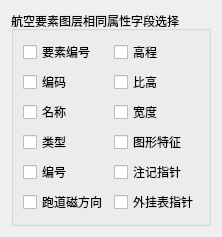
           <widget class="QWidget" name="tab_Layer_P">
            <attribute name="title">
             <string>航空要素</string>
            </attribute>
            <layout class="QGridLayout" name="gridLayout_37">
             <item row="0" column="0">
              <widget class="QGroupBox" name="groupBox_P">
               <property name="title">
                <string>航空要素图层相同属性字段选择</string>
               </property>
               <layout class="QGridLayout" name="gridLayout_22">
                <item row="1" column="0">
                 <widget class="QCheckBox" name="checkBox_BianMa_P">
                  <property name="text">
                   <string>编码</string>
                  </property>
                 </widget>
                </item>
                <item row="2" column="0">
                 <widget class="QCheckBox" name="checkBox_MingCheng_P">
                  <property name="text">
                   <string>名称</string>
                  </property>
                 </widget>
                </item>
                <item row="0" column="1">
                 <widget class="QCheckBox" name="checkBox_GaoCheng_P">
                  <property name="text">
                   <string>高程</string>
                  </property>
                 </widget>
                </item>
                <item row="4" column="0">
                 <widget class="QCheckBox" name="checkBox_BianHao_P">
                  <property name="text">
                   <string>编号</string>
                  </property>
                 </widget>
                </item>
                <item row="5" column="1">
                 <widget class="QCheckBox" name="checkBox_WaiGuaBiaoZhiZhen_P">
                  <property name="text">
                   <string>外挂表指针</string>
                  </property>
                 </widget>
                </item>
                <item row="5" column="0">
                 <widget class="QCheckBox" name="checkBox_PaoDaoCiFangXiang_P">
                  <property name="text">
                   <string>跑道磁方向</string>
                  </property>
                 </widget>
                </item>
                <item row="4" column="1">
                 <widget class="QCheckBox" name="checkBox_ZhuJiZhiZhen_P">
                  <property name="text">
                   <string>注记指针</string>
                  </property>
                 </widget>
                </item>
                <item row="2" column="1">
                 <widget class="QCheckBox" name="checkBox_KuanDu_P">
                  <property name="text">
                   <string>宽度</string>
                  </property>
                 </widget>
                </item>
                <item row="3" column="0">
                 <widget class="QCheckBox" name="checkBox_LeiXing_P">
                  <property name="text">
                   <string>类型</string>
                  </property>
                 </widget>
                </item>
                <item row="1" column="1">
                 <widget class="QCheckBox" name="checkBox_BiGao_P">
                  <property name="text">
                   <string>比高</string>
                  </property>
                 </widget>
                </item>
                <item row="0" column="0">
                 <widget class="QCheckBox" name="checkBox_YaoSuBianHao_P">
                  <property name="text">
                   <string>要素编号</string>
                  </property>
                 </widget>
                </item>
                <item row="3" column="1">
                 <widget class="QCheckBox" name="checkBox_TuXingTeZheng_P">
                  <property name="text">
                   <string>图形特征</string>
                  </property>
                 </widget>
                </item>
               </layout>
              </widget>
             </item>
            </layout>
           </widget>
